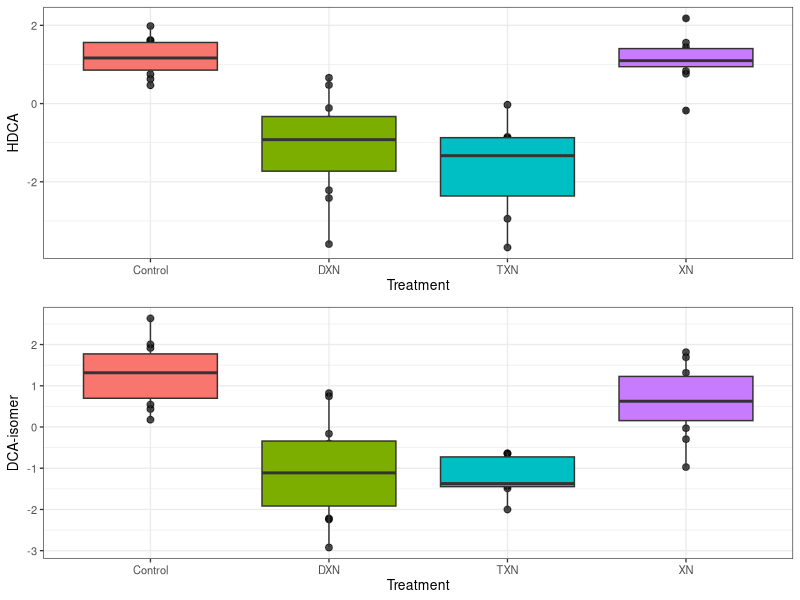

Write the R code that produced this figure.
# Iterative linear models: bile acid ~ Diet * behavior
# With FDR correction across all tests

library(tidyverse)

# Read data
setwd("~/Documents/Projects/Writing/Research manuscripts/Xanthohumol/XN fig prototypes/ba_diet_behavior/")
dat <- read.csv("BAdietbeh_meta.csv", header = TRUE)

# Identify bile acid columns (start with "var") and behavior columns (everything after Diet)
ba_cols <- grep("^var", names(dat), value = TRUE)
diet_col_index <- which(names(dat) == "Diet")
beh_cols <- names(dat)[(diet_col_index + 1):ncol(dat)]

# Run all combinations
results_list <- list()

for (ba in ba_cols) {
  for (beh in beh_cols) {

    formula <- as.formula(paste(ba, "~ Diet *", beh))
    mod <- lm(formula, data = dat)
    s <- summary(mod)

    coefs <- as.data.frame(s$coefficients)
    coefs$term <- rownames(coefs)
    coefs$bile_acid <- ba
    coefs$behavior <- beh
    rownames(coefs) <- NULL

    results_list[[length(results_list) + 1]] <- coefs
  }
}

# Combine all results
all_results <- bind_rows(results_list)
names(all_results)[1:4] <- c("Estimate", "Std.Error", "t.value", "p.value")

# FDR correction across all p-values
all_results$FDR <- p.adjust(all_results$p.value, method = "fdr")

# Filter significant results (FDR < 0.05)
sig_results <- all_results %>%
  filter(FDR < 0.05) %>%
  filter(term != "(Intercept)") %>%
  select(bile_acid, behavior, term, Estimate, Std.Error, FDR)

# Save significant results
# write.csv(sig_results, "significant_results.csv", row.names = FALSE)

# Print summary
cat("Total tests:", nrow(all_results), "\n")
cat("Significant (FDR < 0.05):", nrow(sig_results), "\n")


############## now make graphs ##############
library(ggpubr)

# Read legend and create var -> label lookup
legend <- read.csv("bileAcids_and_lipids_legend.csv")
ba_lookup <- setNames(legend$Label, legend$varID)

# Get unique bile acid + behavior combos from significant results
sig_combos <- sig_results %>%
  distinct(bile_acid, behavior)

# Build individual plots
plot_list <- list()

for (i in 1:nrow(sig_combos)) {
  ba  <- sig_combos$bile_acid[i]
  beh <- sig_combos$behavior[i]

  # Get the nice bile acid name (fall back to varID if not in legend)
  ba_label <- ifelse(ba %in% names(ba_lookup), ba_lookup[ba], ba)

  # Get stats for this combo (all terms)
  stats <- sig_results %>%
    filter(bile_acid == ba, behavior == beh)

  # Build annotation text
  ann_lines <- paste0(stats$term, ": Coeff=", round(stats$Estimate, 3),
                      ", p=", formatC(stats$FDR, format = "e", digits = 2))
  ann_text <- paste(ann_lines, collapse = "\n")

  # Make plot
  p <- ggplot(dat, aes(y = .data[[ba]], x = Diet)) +
    geom_point(alpha = 0.7, size = 2) +
    geom_boxplot(aes(fill = Diet)) +
    # annotate("text", x = Inf, y = Inf, label = ann_text,
    #          hjust = 1.05, vjust = 1.2, size = 2.5, color = "grey30") +
    labs(y = ba_label, x = "Treatment") +
    theme_bw(base_size = 10) +
    theme(legend.position = "none")

  plot_list[[length(plot_list) + 1]] <- p
}

# Combine all plots into one figure
if (length(plot_list) > 0) {
  ncols <- 1
  combined <- ggarrange(plotlist = plot_list, ncol = ncols,
                        nrow = ceiling(length(plot_list) / ncols))

  ggsave("significant_BA_plots.tiff", combined,
         width = 5 * ncols,
         height = 4 * ceiling(length(plot_list) / ncols),
         dpi = 300)

  cat("Saved", length(plot_list), "plots to significant_BA_plots.tiff\n")
} else {
  cat("No significant results to plot.\n")
}
